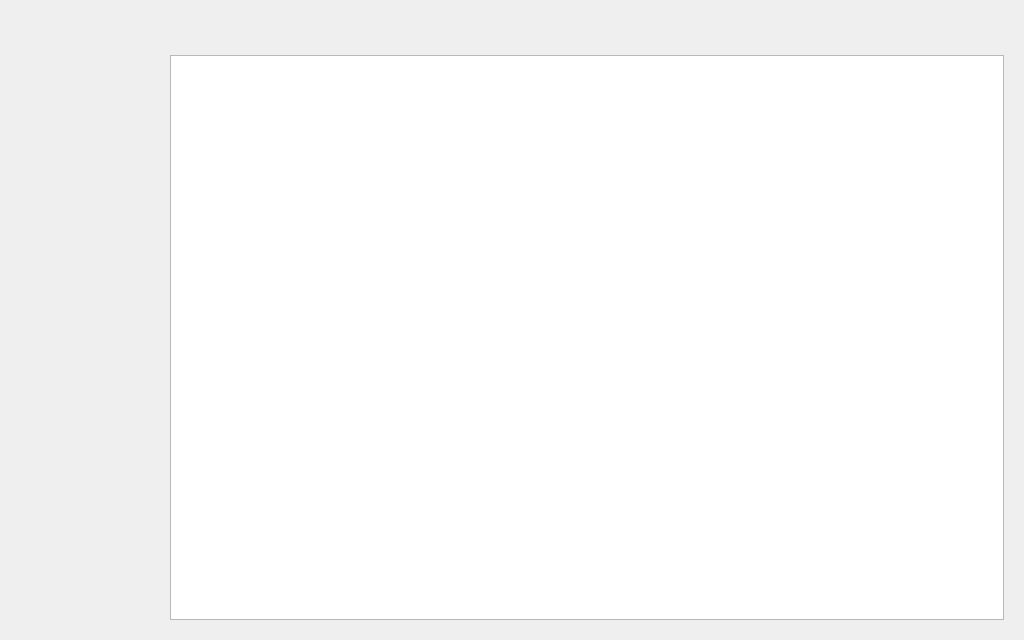
<?xml version="1.0" encoding="UTF-8"?>
<ui version="4.0">
 <class>Widget</class>
 <widget class="QWidget" name="Widget">
  <property name="geometry">
   <rect>
    <x>0</x>
    <y>0</y>
    <width>1024</width>
    <height>640</height>
   </rect>
  </property>
  <property name="windowTitle">
   <string>Widget</string>
  </property>
  <widget class="QTableWidget" name="tableWidget">
   <property name="geometry">
    <rect>
     <x>170</x>
     <y>55</y>
     <width>834</width>
     <height>565</height>
    </rect>
   </property>
  </widget>
 </widget>
 <resources/>
 <connections/>
</ui>
